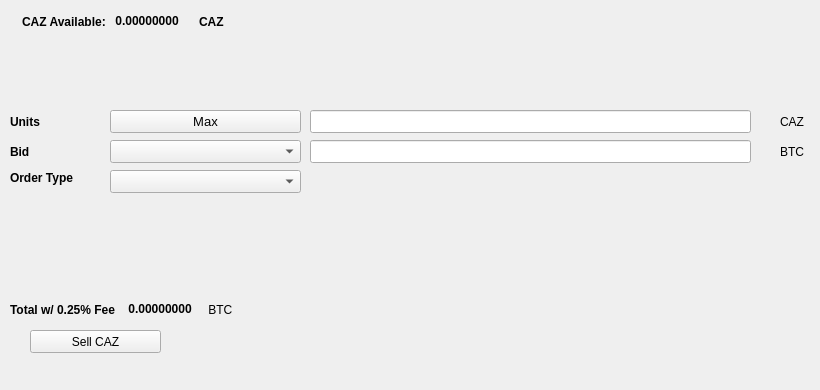
   <widget class="QWidget" name="SellTab">
    <attribute name="title">
     <string>Sell</string>
    </attribute>
    <widget class="QLabel" name="label_16">
     <property name="geometry">
      <rect>
       <x>780</x>
       <y>140</y>
       <width>31</width>
       <height>23</height>
      </rect>
     </property>
     <property name="text">
      <string>BTC</string>
     </property>
    </widget>
    <widget class="QComboBox" name="SellBidcomboBox">
     <property name="geometry">
      <rect>
       <x>110</x>
       <y>140</y>
       <width>191</width>
       <height>23</height>
      </rect>
     </property>
     <property name="font">
      <font>
       <pointsize>10</pointsize>
      </font>
     </property>
    </widget>
    <widget class="QLabel" name="label_18">
     <property name="geometry">
      <rect>
       <x>10</x>
       <y>110</y>
       <width>46</width>
       <height>23</height>
      </rect>
     </property>
     <property name="font">
      <font>
       <weight>75</weight>
       <bold>true</bold>
      </font>
     </property>
     <property name="text">
      <string>Units</string>
     </property>
    </widget>
    <widget class="QPushButton" name="Sell_Max_Amount">
     <property name="geometry">
      <rect>
       <x>110</x>
       <y>110</y>
       <width>191</width>
       <height>23</height>
      </rect>
     </property>
     <property name="font">
      <font>
       <pointsize>10</pointsize>
      </font>
     </property>
     <property name="text">
      <string>Max</string>
     </property>
    </widget>
    <widget class="QLabel" name="label_20">
     <property name="geometry">
      <rect>
       <x>10</x>
       <y>170</y>
       <width>91</width>
       <height>16</height>
      </rect>
     </property>
     <property name="font">
      <font>
       <weight>75</weight>
       <bold>true</bold>
      </font>
     </property>
     <property name="text">
      <string>Order Type</string>
     </property>
    </widget>
    <widget class="QComboBox" name="SellOrdertypeCombo">
     <property name="geometry">
      <rect>
       <x>110</x>
       <y>170</y>
       <width>191</width>
       <height>23</height>
      </rect>
     </property>
     <property name="font">
      <font>
       <pointsize>10</pointsize>
      </font>
     </property>
    </widget>
    <widget class="QLabel" name="label_21">
     <property name="geometry">
      <rect>
       <x>10</x>
       <y>140</y>
       <width>46</width>
       <height>23</height>
      </rect>
     </property>
     <property name="font">
      <font>
       <weight>75</weight>
       <bold>true</bold>
      </font>
     </property>
     <property name="text">
      <string>Bid</string>
     </property>
    </widget>
    <widget class="QLabel" name="label_22">
     <property name="geometry">
      <rect>
       <x>780</x>
       <y>110</y>
       <width>31</width>
       <height>23</height>
      </rect>
     </property>
     <property name="text">
      <string>CAZ</string>
     </property>
    </widget>
    <widget class="QLineEdit" name="UnitsInputCAZ">
     <property name="geometry">
      <rect>
       <x>310</x>
       <y>110</y>
       <width>441</width>
       <height>23</height>
      </rect>
     </property>
     <property name="font">
      <font>
       <pointsize>9</pointsize>
       <weight>75</weight>
       <bold>true</bold>
      </font>
     </property>
    </widget>
    <widget class="QLineEdit" name="SellBidPriceEdit">
     <property name="geometry">
      <rect>
       <x>310</x>
       <y>140</y>
       <width>441</width>
       <height>23</height>
      </rect>
     </property>
     <property name="font">
      <font>
       <pointsize>9</pointsize>
       <weight>75</weight>
       <bold>true</bold>
      </font>
     </property>
    </widget>
    <widget class="QPushButton" name="SellCAZBTN">
     <property name="geometry">
      <rect>
       <x>30</x>
       <y>330</y>
       <width>131</width>
       <height>23</height>
      </rect>
     </property>
     <property name="text">
      <string>Sell CAZ</string>
     </property>
     <property name="icon">
      <iconset resource="../cazcoin">
       <normaloff>:/icons/bitcoin</normaloff>:/icons/bitcoin</iconset>
     </property>
    </widget>
    <widget class="QWidget" name="layoutWidget3">
     <property name="geometry">
      <rect>
       <x>22</x>
       <y>12</y>
       <width>258</width>
       <height>19</height>
      </rect>
     </property>
     <layout class="QHBoxLayout" name="horizontalLayout">
      <item>
       <widget class="QLabel" name="label232_2">
        <property name="font">
         <font>
          <weight>75</weight>
          <bold>true</bold>
         </font>
        </property>
        <property name="text">
         <string>CAZ Available:</string>
        </property>
       </widget>
      </item>
      <item>
       <widget class="QLabel" name="CAZAvailableLabel">
        <property name="palette">
         <palette>
          <active>
           <colorrole role="WindowText">
            <brush brushstyle="SolidPattern">
             <color alpha="255">
              <red>0</red>
              <green>0</green>
              <blue>0</blue>
             </color>
            </brush>
           </colorrole>
           <colorrole role="Button">
            <brush brushstyle="SolidPattern">
             <color alpha="255">
              <red>0</red>
              <green>170</green>
              <blue>0</blue>
             </color>
            </brush>
           </colorrole>
           <colorrole role="Light">
            <brush brushstyle="SolidPattern">
             <color alpha="255">
              <red>0</red>
              <green>255</green>
              <blue>0</blue>
             </color>
            </brush>
           </colorrole>
           <colorrole role="Midlight">
            <brush brushstyle="SolidPattern">
             <color alpha="255">
              <red>0</red>
              <green>212</green>
              <blue>0</blue>
             </color>
            </brush>
           </colorrole>
           <colorrole role="Dark">
            <brush brushstyle="SolidPattern">
             <color alpha="255">
              <red>0</red>
              <green>85</green>
              <blue>0</blue>
             </color>
            </brush>
           </colorrole>
           <colorrole role="Mid">
            <brush brushstyle="SolidPattern">
             <color alpha="255">
              <red>0</red>
              <green>113</green>
              <blue>0</blue>
             </color>
            </brush>
           </colorrole>
           <colorrole role="Text">
            <brush brushstyle="SolidPattern">
             <color alpha="255">
              <red>0</red>
              <green>170</green>
              <blue>0</blue>
             </color>
            </brush>
           </colorrole>
           <colorrole role="BrightText">
            <brush brushstyle="SolidPattern">
             <color alpha="255">
              <red>255</red>
              <green>255</green>
              <blue>255</blue>
             </color>
            </brush>
           </colorrole>
           <colorrole role="ButtonText">
            <brush brushstyle="SolidPattern">
             <color alpha="255">
              <red>0</red>
              <green>0</green>
              <blue>0</blue>
             </color>
            </brush>
           </colorrole>
           <colorrole role="Base">
            <brush brushstyle="SolidPattern">
             <color alpha="255">
              <red>255</red>
              <green>255</green>
              <blue>255</blue>
             </color>
            </brush>
           </colorrole>
           <colorrole role="Window">
            <brush brushstyle="SolidPattern">
             <color alpha="255">
              <red>0</red>
              <green>170</green>
              <blue>0</blue>
             </color>
            </brush>
           </colorrole>
           <colorrole role="Shadow">
            <brush brushstyle="SolidPattern">
             <color alpha="255">
              <red>0</red>
              <green>0</green>
              <blue>0</blue>
             </color>
            </brush>
           </colorrole>
           <colorrole role="AlternateBase">
            <brush brushstyle="SolidPattern">
             <color alpha="255">
              <red>127</red>
              <green>212</green>
              <blue>127</blue>
             </color>
            </brush>
           </colorrole>
           <colorrole role="ToolTipBase">
            <brush brushstyle="SolidPattern">
             <color alpha="255">
              <red>255</red>
              <green>255</green>
              <blue>220</blue>
             </color>
            </brush>
           </colorrole>
           <colorrole role="ToolTipText">
            <brush brushstyle="SolidPattern">
             <color alpha="255">
              <red>0</red>
              <green>0</green>
              <blue>0</blue>
             </color>
            </brush>
           </colorrole>
          </active>
          <inactive>
           <colorrole role="WindowText">
            <brush brushstyle="SolidPattern">
             <color alpha="255">
              <red>0</red>
              <green>0</green>
              <blue>0</blue>
             </color>
            </brush>
           </colorrole>
           <colorrole role="Button">
            <brush brushstyle="SolidPattern">
             <color alpha="255">
              <red>0</red>
              <green>170</green>
              <blue>0</blue>
             </color>
            </brush>
           </colorrole>
           <colorrole role="Light">
            <brush brushstyle="SolidPattern">
             <color alpha="255">
              <red>0</red>
              <green>255</green>
              <blue>0</blue>
             </color>
            </brush>
           </colorrole>
           <colorrole role="Midlight">
            <brush brushstyle="SolidPattern">
             <color alpha="255">
              <red>0</red>
              <green>212</green>
              <blue>0</blue>
             </color>
            </brush>
           </colorrole>
           <colorrole role="Dark">
            <brush brushstyle="SolidPattern">
             <color alpha="255">
              <red>0</red>
              <green>85</green>
              <blue>0</blue>
             </color>
            </brush>
           </colorrole>
           <colorrole role="Mid">
            <brush brushstyle="SolidPattern">
             <color alpha="255">
              <red>0</red>
              <green>113</green>
              <blue>0</blue>
             </color>
            </brush>
           </colorrole>
           <colorrole role="Text">
            <brush brushstyle="SolidPattern">
             <color alpha="255">
              <red>0</red>
              <green>170</green>
              <blue>0</blue>
             </color>
            </brush>
           </colorrole>
           <colorrole role="BrightText">
            <brush brushstyle="SolidPattern">
             <color alpha="255">
              <red>255</red>
              <green>255</green>
              <blue>255</blue>
             </color>
            </brush>
           </colorrole>
           <colorrole role="ButtonText">
            <brush brushstyle="SolidPattern">
             <color alpha="255">
              <red>0</red>
              <green>0</green>
              <blue>0</blue>
             </color>
            </brush>
           </colorrole>
           <colorrole role="Base">
            <brush brushstyle="SolidPattern">
             <color alpha="255">
              <red>255</red>
              <green>255</green>
              <blue>255</blue>
             </color>
            </brush>
           </colorrole>
           <colorrole role="Window">
            <brush brushstyle="SolidPattern">
             <color alpha="255">
              <red>0</red>
              <green>170</green>
              <blue>0</blue>
             </color>
            </brush>
           </colorrole>
           <colorrole role="Shadow">
            <brush brushstyle="SolidPattern">
             <color alpha="255">
              <red>0</red>
              <green>0</green>
              <blue>0</blue>
             </color>
            </brush>
           </colorrole>
           <colorrole role="AlternateBase">
            <brush brushstyle="SolidPattern">
             <color alpha="255">
              <red>127</red>
              <green>212</green>
              <blue>127</blue>
             </color>
            </brush>
           </colorrole>
           <colorrole role="ToolTipBase">
            <brush brushstyle="SolidPattern">
             <color alpha="255">
              <red>255</red>
              <green>255</green>
              <blue>220</blue>
             </color>
            </brush>
           </colorrole>
           <colorrole role="ToolTipText">
            <brush brushstyle="SolidPattern">
             <color alpha="255">
              <red>0</red>
              <green>0</green>
              <blue>0</blue>
             </color>
            </brush>
           </colorrole>
          </inactive>
          <disabled>
           <colorrole role="WindowText">
            <brush brushstyle="SolidPattern">
             <color alpha="255">
              <red>0</red>
              <green>85</green>
              <blue>0</blue>
             </color>
            </brush>
           </colorrole>
           <colorrole role="Button">
            <brush brushstyle="SolidPattern">
             <color alpha="255">
              <red>0</red>
              <green>170</green>
              <blue>0</blue>
             </color>
            </brush>
           </colorrole>
           <colorrole role="Light">
            <brush brushstyle="SolidPattern">
             <color alpha="255">
              <red>0</red>
              <green>255</green>
              <blue>0</blue>
             </color>
            </brush>
           </colorrole>
           <colorrole role="Midlight">
            <brush brushstyle="SolidPattern">
             <color alpha="255">
              <red>0</red>
              <green>212</green>
              <blue>0</blue>
             </color>
            </brush>
           </colorrole>
           <colorrole role="Dark">
            <brush brushstyle="SolidPattern">
             <color alpha="255">
              <red>0</red>
              <green>85</green>
              <blue>0</blue>
             </color>
            </brush>
           </colorrole>
           <colorrole role="Mid">
            <brush brushstyle="SolidPattern">
             <color alpha="255">
              <red>0</red>
              <green>113</green>
              <blue>0</blue>
             </color>
            </brush>
           </colorrole>
           <colorrole role="Text">
            <brush brushstyle="SolidPattern">
             <color alpha="255">
              <red>0</red>
              <green>85</green>
              <blue>0</blue>
             </color>
            </brush>
           </colorrole>
           <colorrole role="BrightText">
            <brush brushstyle="SolidPattern">
             <color alpha="255">
              <red>255</red>
              <green>255</green>
              <blue>255</blue>
             </color>
            </brush>
           </colorrole>
           <colorrole role="ButtonText">
            <brush brushstyle="SolidPattern">
             <color alpha="255">
              <red>0</red>
              <green>85</green>
              <blue>0</blue>
             </color>
            </brush>
           </colorrole>
           <colorrole role="Base">
            <brush brushstyle="SolidPattern">
             <color alpha="255">
              <red>0</red>
              <green>170</green>
              <blue>0</blue>
             </color>
            </brush>
           </colorrole>
           <colorrole role="Window">
            <brush brushstyle="SolidPattern">
             <color alpha="255">
              <red>0</red>
              <green>170</green>
              <blue>0</blue>
             </color>
            </brush>
           </colorrole>
           <colorrole role="Shadow">
            <brush brushstyle="SolidPattern">
             <color alpha="255">
              <red>0</red>
              <green>0</green>
              <blue>0</blue>
             </color>
            </brush>
           </colorrole>
           <colorrole role="AlternateBase">
            <brush brushstyle="SolidPattern">
             <color alpha="255">
              <red>0</red>
              <green>170</green>
              <blue>0</blue>
             </color>
            </brush>
           </colorrole>
           <colorrole role="ToolTipBase">
            <brush brushstyle="SolidPattern">
             <color alpha="255">
              <red>255</red>
              <green>255</green>
              <blue>220</blue>
             </color>
            </brush>
           </colorrole>
           <colorrole role="ToolTipText">
            <brush brushstyle="SolidPattern">
             <color alpha="255">
              <red>0</red>
              <green>0</green>
              <blue>0</blue>
             </color>
            </brush>
           </colorrole>
          </disabled>
         </palette>
        </property>
        <property name="font">
         <font>
          <weight>75</weight>
          <bold>true</bold>
         </font>
        </property>
        <property name="text">
         <string> 0.00000000 </string>
        </property>
        <property name="textInteractionFlags">
         <set>Qt::LinksAccessibleByMouse|Qt::TextSelectableByKeyboard|Qt::TextSelectableByMouse</set>
        </property>
       </widget>
      </item>
      <item>
       <widget class="QLabel" name="labelCAZ">
        <property name="font">
         <font>
          <weight>75</weight>
          <bold>true</bold>
         </font>
        </property>
        <property name="text">
         <string>CAZ</string>
        </property>
       </widget>
      </item>
     </layout>
    </widget>
    <widget class="QWidget" name="layoutWidget">
     <property name="geometry">
      <rect>
       <x>10</x>
       <y>300</y>
       <width>268</width>
       <height>19</height>
      </rect>
     </property>
     <layout class="QHBoxLayout" name="horizontalLayout_2">
      <item>
       <widget class="QLabel" name="label_19">
        <property name="font">
         <font>
          <weight>75</weight>
          <bold>true</bold>
         </font>
        </property>
        <property name="text">
         <string>Total w/ 0.25% Fee </string>
        </property>
       </widget>
      </item>
      <item>
       <widget class="QLabel" name="SellCostLabel">
        <property name="palette">
         <palette>
          <active>
           <colorrole role="WindowText">
            <brush brushstyle="SolidPattern">
             <color alpha="255">
              <red>0</red>
              <green>0</green>
              <blue>0</blue>
             </color>
            </brush>
           </colorrole>
           <colorrole role="Button">
            <brush brushstyle="SolidPattern">
             <color alpha="255">
              <red>0</red>
              <green>170</green>
              <blue>0</blue>
             </color>
            </brush>
           </colorrole>
           <colorrole role="Light">
            <brush brushstyle="SolidPattern">
             <color alpha="255">
              <red>0</red>
              <green>255</green>
              <blue>0</blue>
             </color>
            </brush>
           </colorrole>
           <colorrole role="Midlight">
            <brush brushstyle="SolidPattern">
             <color alpha="255">
              <red>0</red>
              <green>212</green>
              <blue>0</blue>
             </color>
            </brush>
           </colorrole>
           <colorrole role="Dark">
            <brush brushstyle="SolidPattern">
             <color alpha="255">
              <red>0</red>
              <green>85</green>
              <blue>0</blue>
             </color>
            </brush>
           </colorrole>
           <colorrole role="Mid">
            <brush brushstyle="SolidPattern">
             <color alpha="255">
              <red>0</red>
              <green>113</green>
              <blue>0</blue>
             </color>
            </brush>
           </colorrole>
           <colorrole role="Text">
            <brush brushstyle="SolidPattern">
             <color alpha="255">
              <red>0</red>
              <green>170</green>
              <blue>0</blue>
             </color>
            </brush>
           </colorrole>
           <colorrole role="BrightText">
            <brush brushstyle="SolidPattern">
             <color alpha="255">
              <red>255</red>
              <green>255</green>
              <blue>255</blue>
             </color>
            </brush>
           </colorrole>
           <colorrole role="ButtonText">
            <brush brushstyle="SolidPattern">
             <color alpha="255">
              <red>0</red>
              <green>0</green>
              <blue>0</blue>
             </color>
            </brush>
           </colorrole>
           <colorrole role="Base">
            <brush brushstyle="SolidPattern">
             <color alpha="255">
              <red>255</red>
              <green>255</green>
              <blue>255</blue>
             </color>
            </brush>
           </colorrole>
           <colorrole role="Window">
            <brush brushstyle="SolidPattern">
             <color alpha="255">
              <red>0</red>
              <green>170</green>
              <blue>0</blue>
             </color>
            </brush>
           </colorrole>
           <colorrole role="Shadow">
            <brush brushstyle="SolidPattern">
             <color alpha="255">
              <red>0</red>
              <green>0</green>
              <blue>0</blue>
             </color>
            </brush>
           </colorrole>
           <colorrole role="AlternateBase">
            <brush brushstyle="SolidPattern">
             <color alpha="255">
              <red>127</red>
              <green>212</green>
              <blue>127</blue>
             </color>
            </brush>
           </colorrole>
           <colorrole role="ToolTipBase">
            <brush brushstyle="SolidPattern">
             <color alpha="255">
              <red>255</red>
              <green>255</green>
              <blue>220</blue>
             </color>
            </brush>
           </colorrole>
           <colorrole role="ToolTipText">
            <brush brushstyle="SolidPattern">
             <color alpha="255">
              <red>0</red>
              <green>0</green>
              <blue>0</blue>
             </color>
            </brush>
           </colorrole>
          </active>
          <inactive>
           <colorrole role="WindowText">
            <brush brushstyle="SolidPattern">
             <color alpha="255">
              <red>0</red>
              <green>0</green>
              <blue>0</blue>
             </color>
            </brush>
           </colorrole>
           <colorrole role="Button">
            <brush brushstyle="SolidPattern">
             <color alpha="255">
              <red>0</red>
              <green>170</green>
              <blue>0</blue>
             </color>
            </brush>
           </colorrole>
           <colorrole role="Light">
            <brush brushstyle="SolidPattern">
             <color alpha="255">
              <red>0</red>
              <green>255</green>
              <blue>0</blue>
             </color>
            </brush>
           </colorrole>
           <colorrole role="Midlight">
            <brush brushstyle="SolidPattern">
             <color alpha="255">
              <red>0</red>
              <green>212</green>
              <blue>0</blue>
             </color>
            </brush>
           </colorrole>
           <colorrole role="Dark">
            <brush brushstyle="SolidPattern">
             <color alpha="255">
              <red>0</red>
              <green>85</green>
              <blue>0</blue>
             </color>
            </brush>
           </colorrole>
           <colorrole role="Mid">
            <brush brushstyle="SolidPattern">
             <color alpha="255">
              <red>0</red>
              <green>113</green>
              <blue>0</blue>
             </color>
            </brush>
           </colorrole>
           <colorrole role="Text">
            <brush brushstyle="SolidPattern">
             <color alpha="255">
              <red>0</red>
              <green>170</green>
              <blue>0</blue>
             </color>
            </brush>
           </colorrole>
           <colorrole role="BrightText">
            <brush brushstyle="SolidPattern">
             <color alpha="255">
              <red>255</red>
              <green>255</green>
              <blue>255</blue>
             </color>
            </brush>
           </colorrole>
           <colorrole role="ButtonText">
            <brush brushstyle="SolidPattern">
             <color alpha="255">
              <red>0</red>
              <green>0</green>
              <blue>0</blue>
             </color>
            </brush>
           </colorrole>
           <colorrole role="Base">
            <brush brushstyle="SolidPattern">
             <color alpha="255">
              <red>255</red>
              <green>255</green>
              <blue>255</blue>
             </color>
            </brush>
           </colorrole>
           <colorrole role="Window">
            <brush brushstyle="SolidPattern">
             <color alpha="255">
              <red>0</red>
              <green>170</green>
              <blue>0</blue>
             </color>
            </brush>
           </colorrole>
           <colorrole role="Shadow">
            <brush brushstyle="SolidPattern">
             <color alpha="255">
              <red>0</red>
              <green>0</green>
              <blue>0</blue>
             </color>
            </brush>
           </colorrole>
           <colorrole role="AlternateBase">
            <brush brushstyle="SolidPattern">
             <color alpha="255">
              <red>127</red>
              <green>212</green>
              <blue>127</blue>
             </color>
            </brush>
           </colorrole>
           <colorrole role="ToolTipBase">
            <brush brushstyle="SolidPattern">
             <color alpha="255">
              <red>255</red>
              <green>255</green>
              <blue>220</blue>
             </color>
            </brush>
           </colorrole>
           <colorrole role="ToolTipText">
            <brush brushstyle="SolidPattern">
             <color alpha="255">
              <red>0</red>
              <green>0</green>
              <blue>0</blue>
             </color>
            </brush>
           </colorrole>
          </inactive>
          <disabled>
           <colorrole role="WindowText">
            <brush brushstyle="SolidPattern">
             <color alpha="255">
              <red>0</red>
              <green>85</green>
              <blue>0</blue>
             </color>
            </brush>
           </colorrole>
           <colorrole role="Button">
            <brush brushstyle="SolidPattern">
             <color alpha="255">
              <red>0</red>
              <green>170</green>
              <blue>0</blue>
             </color>
            </brush>
           </colorrole>
           <colorrole role="Light">
            <brush brushstyle="SolidPattern">
             <color alpha="255">
              <red>0</red>
              <green>255</green>
              <blue>0</blue>
             </color>
            </brush>
           </colorrole>
           <colorrole role="Midlight">
            <brush brushstyle="SolidPattern">
             <color alpha="255">
              <red>0</red>
              <green>212</green>
              <blue>0</blue>
             </color>
            </brush>
           </colorrole>
           <colorrole role="Dark">
            <brush brushstyle="SolidPattern">
             <color alpha="255">
              <red>0</red>
              <green>85</green>
              <blue>0</blue>
             </color>
            </brush>
           </colorrole>
           <colorrole role="Mid">
            <brush brushstyle="SolidPattern">
             <color alpha="255">
              <red>0</red>
              <green>113</green>
              <blue>0</blue>
             </color>
            </brush>
           </colorrole>
           <colorrole role="Text">
            <brush brushstyle="SolidPattern">
             <color alpha="255">
              <red>0</red>
              <green>85</green>
              <blue>0</blue>
             </color>
            </brush>
           </colorrole>
           <colorrole role="BrightText">
            <brush brushstyle="SolidPattern">
             <color alpha="255">
              <red>255</red>
              <green>255</green>
              <blue>255</blue>
             </color>
            </brush>
           </colorrole>
           <colorrole role="ButtonText">
            <brush brushstyle="SolidPattern">
             <color alpha="255">
              <red>0</red>
              <green>85</green>
              <blue>0</blue>
             </color>
            </brush>
           </colorrole>
           <colorrole role="Base">
            <brush brushstyle="SolidPattern">
             <color alpha="255">
              <red>0</red>
              <green>170</green>
              <blue>0</blue>
             </color>
            </brush>
           </colorrole>
           <colorrole role="Window">
            <brush brushstyle="SolidPattern">
             <color alpha="255">
              <red>0</red>
              <green>170</green>
              <blue>0</blue>
             </color>
            </brush>
           </colorrole>
           <colorrole role="Shadow">
            <brush brushstyle="SolidPattern">
             <color alpha="255">
              <red>0</red>
              <green>0</green>
              <blue>0</blue>
             </color>
            </brush>
           </colorrole>
           <colorrole role="AlternateBase">
            <brush brushstyle="SolidPattern">
             <color alpha="255">
              <red>0</red>
              <green>170</green>
              <blue>0</blue>
             </color>
            </brush>
           </colorrole>
           <colorrole role="ToolTipBase">
            <brush brushstyle="SolidPattern">
             <color alpha="255">
              <red>255</red>
              <green>255</green>
              <blue>220</blue>
             </color>
            </brush>
           </colorrole>
           <colorrole role="ToolTipText">
            <brush brushstyle="SolidPattern">
             <color alpha="255">
              <red>0</red>
              <green>0</green>
              <blue>0</blue>
             </color>
            </brush>
           </colorrole>
          </disabled>
         </palette>
        </property>
        <property name="font">
         <font>
          <weight>75</weight>
          <bold>true</bold>
         </font>
        </property>
        <property name="autoFillBackground">
         <bool>false</bool>
        </property>
        <property name="text">
         <string> 0.00000000</string>
        </property>
        <property name="textInteractionFlags">
         <set>Qt::LinksAccessibleByMouse|Qt::TextSelectableByMouse</set>
        </property>
       </widget>
      </item>
      <item>
       <widget class="QLabel" name="label_17">
        <property name="font">
         <font>
          <weight>50</weight>
          <bold>false</bold>
         </font>
        </property>
        <property name="text">
         <string> BTC</string>
        </property>
       </widget>
      </item>
     </layout>
    </widget>
    <widget class="QLabel" name="label_23">
     <property name="geometry">
      <rect>
       <x>460</x>
       <y>300</y>
       <width>281</width>
       <height>81</height>
      </rect>
     </property>
     <property name="text">
      <string/>
     </property>
     <property name="pixmap">
      <pixmap>:/images/bittrex</pixmap>
     </property>
    </widget>
   </widget>
